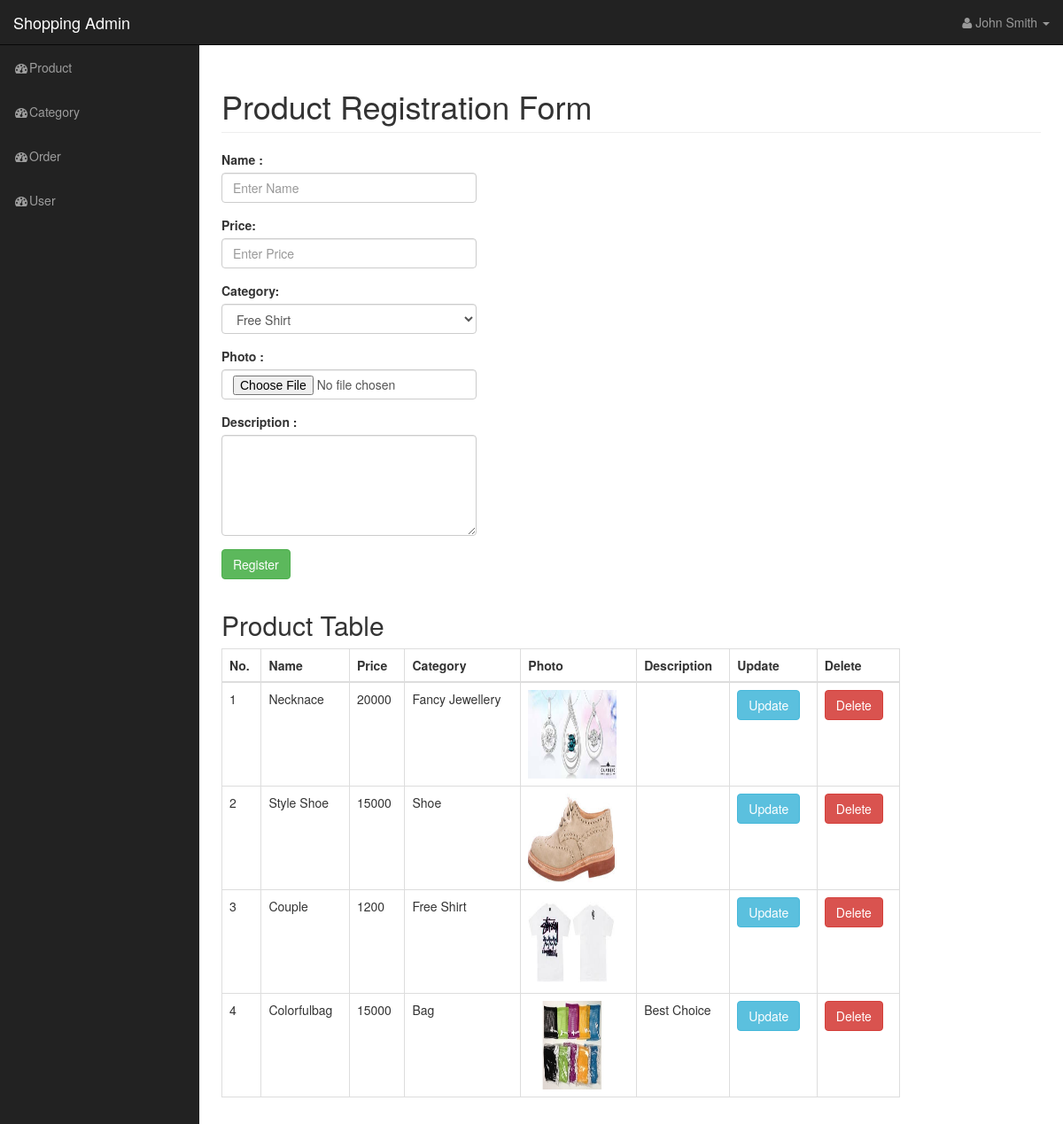
The page /admin/index.php (signed in) on the database its author committed.
### tables this page shows
CREATE TABLE IF NOT EXISTS `product` (
  `id` int(11) NOT NULL AUTO_INCREMENT,
  `name` varchar(50) NOT NULL,
  `price` int(11) NOT NULL,
  `photo` varchar(100) NOT NULL,
  `description` varchar(200) NOT NULL,
  `categoryid` int(11) NOT NULL,
  `date` date NOT NULL,
  PRIMARY KEY (`id`)
);

CREATE TABLE IF NOT EXISTS `category` (
  `id` int(11) NOT NULL AUTO_INCREMENT,
  `name` varchar(50) NOT NULL,
  PRIMARY KEY (`id`)
);

### admin/index.php (the view, shortened to what this page needs)
<!DOCTYPE html>
<html lang="en">
<?php
        include('head.php');
?>
<body>
    <div id="wrapper">
      <?php
                include('nav.php');
      ?>
        <div id="page-wrapper">
            <div class="container-fluid">
                <div class="row">
                    <div class="col-lg-12">
                        <h1 class="page-header">
                            Product Registration Form
                        </h1>
                    </div>
                </div>
                  <div class="row">
                    <div class="col-lg-4">
    <form role="form" action="addproduct.php" method="POST"
    enctype="multipart/form-data">
        <div class="form-group">
          <label>Name :</label>
          <input type="text" name="name" class="form-control" placeholder="Enter Name" required="required">
        </div>
        <div class="form-group">
          <label>Price:</label>
          <input  type="number" name="price" class="form-control" placeholder="Enter Price" required="required">
        </div>
        <div class="form-group">
            <label>Category:</label>
            <select name="categoryid" class="form-control">
        <?php
          include('conn.php');
          $sql="select * from category";
          $result=$conn->query($sql);
          while ($row=$result->fetch_assoc()) {
          $id=$row['id'];
          $name=$row['name'];
          echo "<option value='$id'>$name</option>";
          }
        ?>
        </select>
        </div>
        <div class="form-group">
            <label>Photo :</label>
            <input type="file" name="photo" class="form-control" placeholder="Enter Phone" required="required">
        </div>
        <div class="form-group">
            <label>Description :</label>
            <textarea class="form-control" name="description" rows="5"></textarea>
        </div>
        <div class="form-group">
            <input type="submit" class="btn btn-success" value="Register">
        </div>
  </form>
  </div>
  </div>
  <div class="row">
        <div class="col-lg-10">
            <h2>Product Table</h2>
            <div class="table-responsive">
                <table class="table table-bordered table-hover">
                    <thead>
                        <tr>
                            <th>No.</th>
                            <th>Name</th>
                            <th>Price</th>
                            <th>Category</th>
                            <th>Photo</th>
                            <th>Description</th>
                            <th>Update</th>
                            <th>Delete</th>
                        </tr>
                    </thead>
                    <tbody>
                <?php
                include('conn.php');
                $sql="SELECT p.*,c.name as categoryname FROM product p INNER JOIN category c ON p.categoryid=c.id Order by p.id desc";
                      $result=$conn->query($sql);
                      if( $result->num_rows >0){
                        $i=1;
                while ($row=$result->fetch_assoc()) {
                      $id=$row['id'];
                      $name=$row['name'];
                      $price=$row['price'];
                      $categoryid=$row['categoryid'];
                      $categoryname=$row['categoryname'];
                      $description=$row['description'];
                      $photo=$row['photo'];
      echo "<tr><td>$i</td><td>$name</td><td>$price</td><td>$categoryname</td><td><img src='$photo' width=100px height=100px></td><td>$description</td>
      <td><a href='#' class='btn btn-info update' data-name='$name'  data-id='$id' data-price='$price' data-photo='$photo' data-description='$description' data-categoryid='$categoryid'> Update</a></td><td><a href='delete.php?id=$id&photo=$photo' class='btn btn-danger'>Delete</a></td></tr>";
      $i++;
      }
      }
                                  ?>
                </tbody>
            </table>
        </div>
    </div>
            </div>
        </div>
    </div>
</body>
</html>

### admin/css/sb-admin.css (style rules this page uses)
body { margin-top: 100px; background-color: #222; }
@media (min-width:768px) { body { margin-top: 50px; } }
#wrapper { padding-left: 0; }
#page-wrapper { width: 100%; padding: 0; background-color: #fff; }
@media (min-width:768px) { #wrapper { padding-left: 225px; } }
@media (min-width:768px) { #page-wrapper { padding: 10px; } }

### rows shown on the page
product: name "Necknace", price "20000", categoryid.name "Fancy Jewellery", photo (picture)
product: name "Style Shoe", price "15000", categoryid.name "Shoe", photo (picture)
product: name "Couple", price "1200", categoryid.name "Free Shirt", photo (picture)
product: name "Colorfulbag", price "15000", categoryid.name "Bag", photo (picture), description "Best Choice"

### other values the page prints
form field categoryid "Free Shirt"
